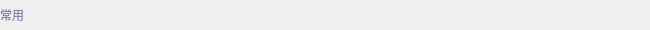
<?xml version="1.0" encoding="UTF-8"?>
<ui version="4.0">
 <class>FavoritePairsWidget</class>
 <widget class="QWidget" name="FavoritePairsWidget">
  <property name="geometry">
   <rect>
    <x>0</x>
    <y>0</y>
    <width>650</width>
    <height>30</height>
   </rect>
  </property>
  <property name="windowTitle">
   <string>Form</string>
  </property>
  <widget class="QLabel" name="label">
   <property name="geometry">
    <rect>
     <x>0</x>
     <y>5</y>
     <width>80</width>
     <height>20</height>
    </rect>
   </property>
   <property name="styleSheet">
    <string notr="true">QLabel{color: rgb(137,129,161);
font: 11px &quot;Microsoft YaHei UI Light&quot;;}</string>
   </property>
   <property name="text">
    <string>常用</string>
   </property>
  </widget>
 </widget>
 <resources/>
 <connections/>
</ui>
